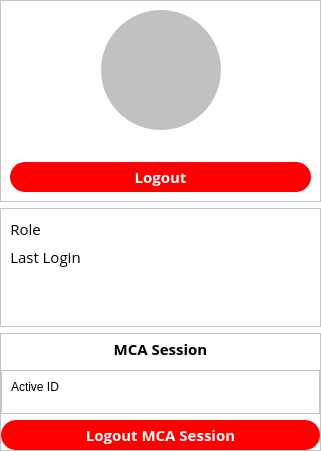
<?xml version="1.0" encoding="UTF-8"?>
<ui version="4.0">
 <class>Form</class>
 <widget class="QWidget" name="Form">
  <property name="geometry">
   <rect>
    <x>0</x>
    <y>0</y>
    <width>321</width>
    <height>451</height>
   </rect>
  </property>
  <property name="sizePolicy">
   <sizepolicy hsizetype="Maximum" vsizetype="Maximum">
    <horstretch>0</horstretch>
    <verstretch>0</verstretch>
   </sizepolicy>
  </property>
  <property name="maximumSize">
   <size>
    <width>166547</width>
    <height>165558</height>
   </size>
  </property>
  <property name="windowTitle">
   <string>Form</string>
  </property>
  <property name="styleSheet">
   <string notr="true">background-color: rgb(255, 255, 255);</string>
  </property>
  <layout class="QGridLayout" name="gridLayout">
   <property name="leftMargin">
    <number>0</number>
   </property>
   <property name="topMargin">
    <number>0</number>
   </property>
   <property name="rightMargin">
    <number>0</number>
   </property>
   <property name="bottomMargin">
    <number>0</number>
   </property>
   <item row="0" column="0">
    <widget class="QFrame" name="frame">
     <property name="maximumSize">
      <size>
       <width>16777215</width>
       <height>16777215</height>
      </size>
     </property>
     <property name="frameShape">
      <enum>QFrame::StyledPanel</enum>
     </property>
     <property name="frameShadow">
      <enum>QFrame::Raised</enum>
     </property>
     <layout class="QGridLayout" name="gridLayout_2">
      <item row="0" column="2">
       <spacer name="horizontalSpacer_2">
        <property name="orientation">
         <enum>Qt::Horizontal</enum>
        </property>
        <property name="sizeHint" stdset="0">
         <size>
          <width>40</width>
          <height>20</height>
         </size>
        </property>
       </spacer>
      </item>
      <item row="0" column="1">
       <widget class="QLabel" name="avatar">
        <property name="minimumSize">
         <size>
          <width>120</width>
          <height>120</height>
         </size>
        </property>
        <property name="maximumSize">
         <size>
          <width>120</width>
          <height>120</height>
         </size>
        </property>
        <property name="styleSheet">
         <string notr="true">background-color:rgb(193, 193, 193);
border-radius:60;
</string>
        </property>
        <property name="text">
         <string/>
        </property>
        <property name="pixmap">
         <pixmap>../Icon/avatar.png</pixmap>
        </property>
        <property name="scaledContents">
         <bool>false</bool>
        </property>
        <property name="alignment">
         <set>Qt::AlignCenter</set>
        </property>
       </widget>
      </item>
      <item row="1" column="0" colspan="3">
       <widget class="QLabel" name="Name">
        <property name="font">
         <font>
          <family>Open Sans</family>
          <pointsize>11</pointsize>
          <weight>75</weight>
          <bold>true</bold>
          <stylestrategy>PreferAntialias</stylestrategy>
         </font>
        </property>
        <property name="text">
         <string/>
        </property>
        <property name="alignment">
         <set>Qt::AlignCenter</set>
        </property>
       </widget>
      </item>
      <item row="0" column="0">
       <spacer name="horizontalSpacer">
        <property name="orientation">
         <enum>Qt::Horizontal</enum>
        </property>
        <property name="sizeHint" stdset="0">
         <size>
          <width>40</width>
          <height>20</height>
         </size>
        </property>
       </spacer>
      </item>
      <item row="2" column="0" colspan="3">
       <widget class="QPushButton" name="logout">
        <property name="minimumSize">
         <size>
          <width>0</width>
          <height>30</height>
         </size>
        </property>
        <property name="maximumSize">
         <size>
          <width>16777215</width>
          <height>30</height>
         </size>
        </property>
        <property name="font">
         <font>
          <family>Open Sans</family>
          <pointsize>11</pointsize>
          <weight>75</weight>
          <bold>true</bold>
          <stylestrategy>PreferAntialias</stylestrategy>
         </font>
        </property>
        <property name="cursor">
         <cursorShape>PointingHandCursor</cursorShape>
        </property>
        <property name="styleSheet">
         <string notr="true">border-width: 2px;
border-radius: 15px;
background-color: rgb(255, 0, 0);
color: rgb(255, 255, 255);</string>
        </property>
        <property name="text">
         <string>Logout</string>
        </property>
       </widget>
      </item>
     </layout>
    </widget>
   </item>
   <item row="2" column="0">
    <widget class="QFrame" name="frame_3">
     <property name="frameShape">
      <enum>QFrame::StyledPanel</enum>
     </property>
     <property name="frameShadow">
      <enum>QFrame::Raised</enum>
     </property>
     <layout class="QGridLayout" name="gridLayout_3">
      <property name="leftMargin">
       <number>0</number>
      </property>
      <property name="topMargin">
       <number>0</number>
      </property>
      <property name="rightMargin">
       <number>0</number>
      </property>
      <property name="bottomMargin">
       <number>0</number>
      </property>
      <item row="1" column="0">
       <widget class="QFrame" name="frame_4">
        <property name="frameShape">
         <enum>QFrame::StyledPanel</enum>
        </property>
        <property name="frameShadow">
         <enum>QFrame::Raised</enum>
        </property>
        <layout class="QFormLayout" name="formLayout_2">
         <item row="0" column="0">
          <widget class="QLabel" name="label_5">
           <property name="text">
            <string>Active ID</string>
           </property>
          </widget>
         </item>
         <item row="0" column="1">
          <widget class="QLabel" name="MCAID">
           <property name="text">
            <string/>
           </property>
          </widget>
         </item>
        </layout>
       </widget>
      </item>
      <item row="0" column="0">
       <widget class="QLabel" name="label_3">
        <property name="maximumSize">
         <size>
          <width>16777215</width>
          <height>30</height>
         </size>
        </property>
        <property name="font">
         <font>
          <family>Open Sans</family>
          <pointsize>11</pointsize>
          <weight>75</weight>
          <bold>true</bold>
          <stylestrategy>PreferAntialias</stylestrategy>
         </font>
        </property>
        <property name="text">
         <string>MCA Session</string>
        </property>
        <property name="alignment">
         <set>Qt::AlignCenter</set>
        </property>
       </widget>
      </item>
      <item row="2" column="0">
       <widget class="QPushButton" name="MCALogout">
        <property name="maximumSize">
         <size>
          <width>16777215</width>
          <height>30</height>
         </size>
        </property>
        <property name="font">
         <font>
          <family>Open Sans</family>
          <pointsize>11</pointsize>
          <weight>75</weight>
          <bold>true</bold>
          <stylestrategy>PreferAntialias</stylestrategy>
         </font>
        </property>
        <property name="styleSheet">
         <string notr="true">border-width: 2px;
border-radius: 15px;
background-color: rgb(255, 0, 0);
color: rgb(255, 255, 255);</string>
        </property>
        <property name="text">
         <string>Logout MCA Session</string>
        </property>
       </widget>
      </item>
     </layout>
    </widget>
   </item>
   <item row="1" column="0">
    <widget class="QFrame" name="frame_2">
     <property name="font">
      <font>
       <family>Open Sans</family>
       <pointsize>11</pointsize>
       <stylestrategy>PreferAntialias</stylestrategy>
       <kerning>true</kerning>
      </font>
     </property>
     <property name="frameShape">
      <enum>QFrame::StyledPanel</enum>
     </property>
     <property name="frameShadow">
      <enum>QFrame::Raised</enum>
     </property>
     <layout class="QFormLayout" name="formLayout">
      <item row="0" column="0">
       <widget class="QLabel" name="label_4">
        <property name="font">
         <font>
          <family>Open Sans</family>
          <pointsize>11</pointsize>
          <stylestrategy>PreferAntialias</stylestrategy>
          <kerning>true</kerning>
         </font>
        </property>
        <property name="text">
         <string>Role</string>
        </property>
        <property name="alignment">
         <set>Qt::AlignCenter</set>
        </property>
       </widget>
      </item>
      <item row="0" column="1">
       <widget class="QLabel" name="role">
        <property name="font">
         <font>
          <family>Open Sans</family>
          <pointsize>11</pointsize>
          <stylestrategy>PreferAntialias</stylestrategy>
          <kerning>true</kerning>
         </font>
        </property>
        <property name="text">
         <string/>
        </property>
        <property name="alignment">
         <set>Qt::AlignCenter</set>
        </property>
       </widget>
      </item>
      <item row="1" column="0">
       <widget class="QLabel" name="label_6">
        <property name="font">
         <font>
          <family>Open Sans</family>
          <pointsize>11</pointsize>
          <stylestrategy>PreferAntialias</stylestrategy>
          <kerning>true</kerning>
         </font>
        </property>
        <property name="text">
         <string>Last Login</string>
        </property>
        <property name="alignment">
         <set>Qt::AlignCenter</set>
        </property>
       </widget>
      </item>
      <item row="1" column="1">
       <widget class="QLabel" name="lastlogin">
        <property name="font">
         <font>
          <family>Open Sans</family>
          <pointsize>11</pointsize>
          <stylestrategy>PreferAntialias</stylestrategy>
          <kerning>true</kerning>
         </font>
        </property>
        <property name="text">
         <string/>
        </property>
        <property name="alignment">
         <set>Qt::AlignCenter</set>
        </property>
       </widget>
      </item>
     </layout>
    </widget>
   </item>
  </layout>
 </widget>
 <resources/>
 <connections/>
</ui>
